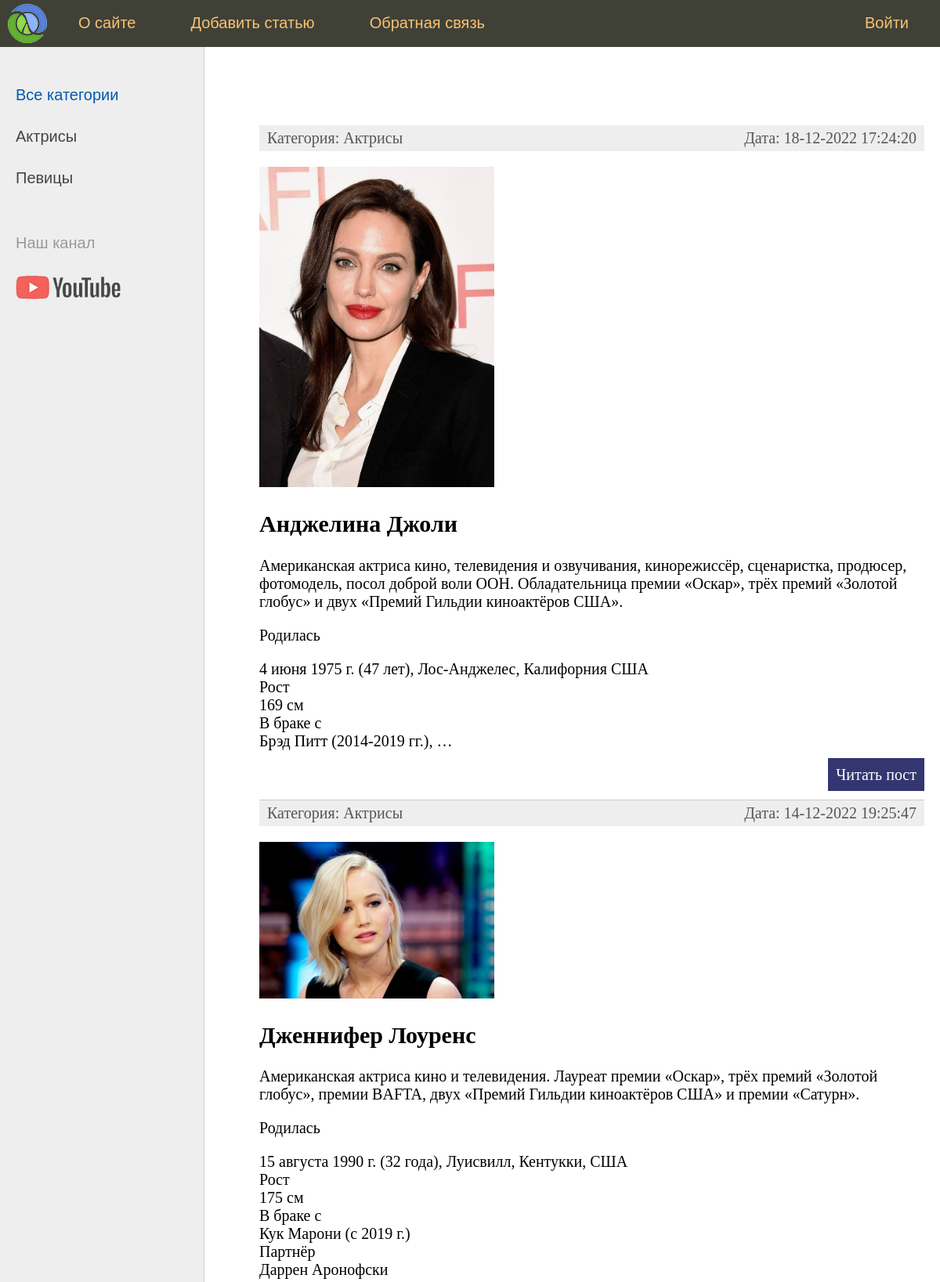
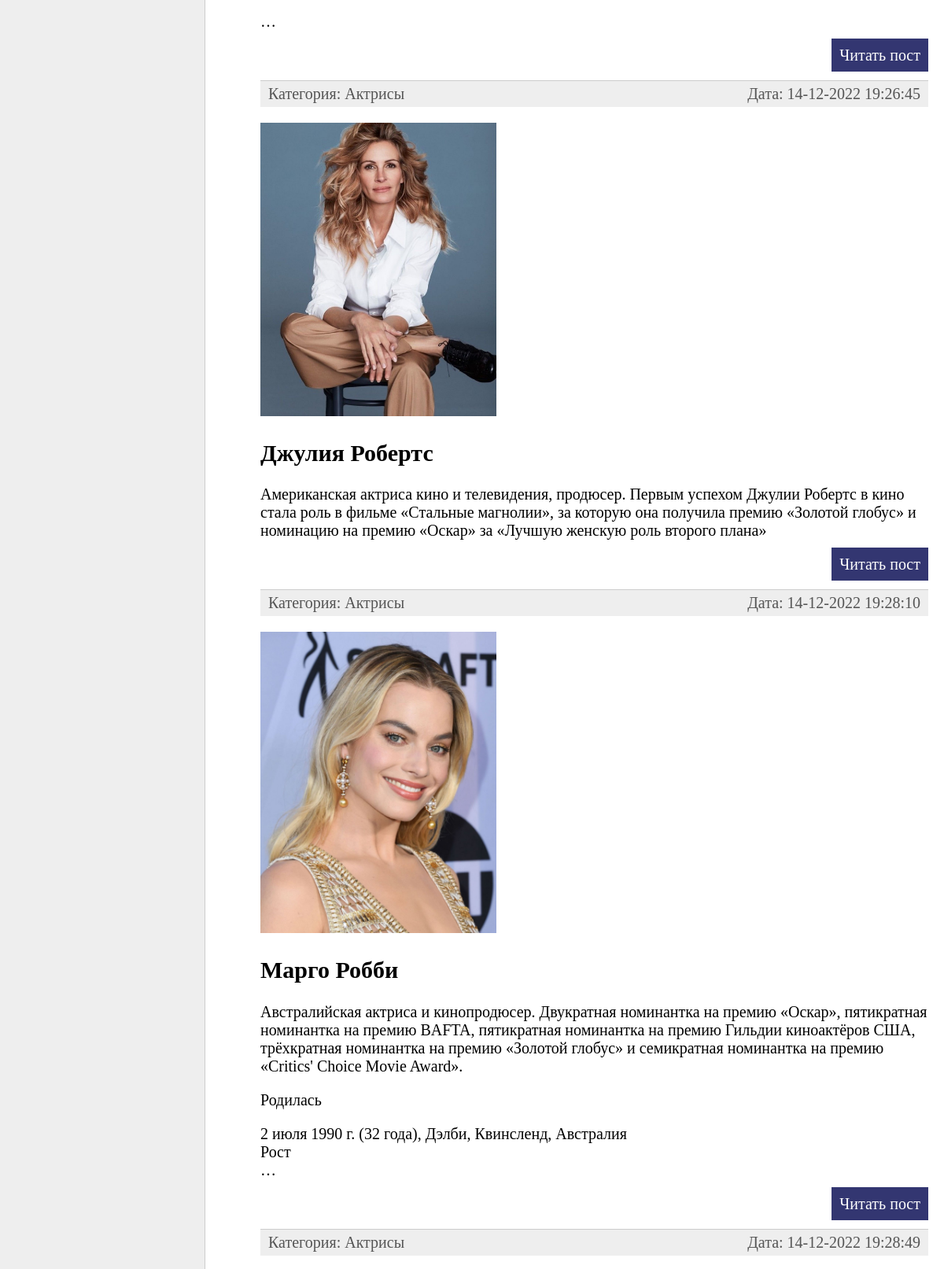
The app's page / (signed in, upper part) with its own data (2 pictures, top to bottom).
### women/models.py (models this page shows, shortened)
class Category(models.Model):
    name = models.CharField(max_length=100, db_index=True)
    slug = models.SlugField(max_length=255, unique=True, verbose_name='URL')
    def __str__(self):
        return self.name
    def get_absolute_url(self):
        return reverse('category', kwargs={'cat_slug': self.slug})
    class Meta:
        verbose_name = 'Категория'
        verbose_name_plural = 'Категории'
        ordering = ['id']

class Women(models.Model):
    title = models.CharField(max_length=255)
    slug = models.SlugField(max_length=255, unique=True, verbose_name='URL')
    content = models.TextField(blank=True)
    photo = models.ImageField(upload_to='photos/%Y/%m/%d/', blank=True)
    time_create = models.DateTimeField(auto_now_add=True)
    time_update = models.DateTimeField(auto_now=True)
    is_published = models.BooleanField(default=True)
    cat = models.ForeignKey('Category', on_delete=models.PROTECT)
    def get_absolute_url(self):
        return reverse('post', kwargs={'post_slug': self.slug})
    class Meta:
        verbose_name = 'Известные женщины'
        verbose_name_plural = 'Известные женщины'
        ordering = ['time_create', 'title']

### women/views.py (the view)
# urls.py: path('', WomenHome.as_view(), name='home'),
class WomenHome(DataMixin, ListView):
    model = Women
    template_name = 'women/index.html'
    context_object_name = 'posts'
    def get_context_data(self, *, object_list=None, **kwargs):
        context = super().get_context_data(**kwargs)
        c_def = self.get_user_context(title="Главная страница")
        return dict(list(context.items()) + list(c_def.items()))
    def get_queryset(self):
        return Women.objects.filter(is_published=True)

### women/utils.py (called while the page is built)
    def get_user_context(self, **kwargs):
        context = kwargs
        cats = Category.objects.annotate(Count('women'))
        user_menu = menu.copy()
        if not self.request.user.is_authenticated:
            user_menu.pop(1)
        context['menu'] = user_menu
        context['cats'] = cats
        if 'cat_selected' not in context:
            context['cat_selected'] = 0
        return context

### women/templates/women/index.html (shortened to what this page needs)
{% extends 'women/base.html' %}
{% block content %}
<ul class="list-articles">
	{% for p in posts %}
			<li><div class="article-panel">
	<p class="first">Категория: {{p.cat}}</p>
	<p class="last">Дата: {{p.time_update|date:"d-m-Y H:i:s"}}</p>
</div>
{% if p.photo %}
	<p><img class="djoli" src="{{p.photo.url}}" width="300" height="200"></p>
{% endif %}
				<h2>{{p.title}}</h2>
	{% autoescape on %}
	{{p.content|linebreaks|truncatewords:50}}
	{% endautoescape %}
			<p class="link-read-post"><a href="{{ p.get_absolute_url }}">Читать пост</a></p>
			</li>
	{% endfor %}
</ul>
{% endblock %}

### women/templates/women/base.html (shortened to what this page needs)
{% load static %}
{% load women_tags %}
<!DOCTYPE html>
<html>
<head>
	<link type="text/css" href="{% static 'women/css/style.css' %}" rel="stylesheet" />
</head>
<body>
<table class="table-page" border=0 cellpadding="0" cellspacing="0">
<tr><td valign=top>
{% block mainmenu %}
		<div class="header">
			<ul id="mainmenu" class="mainmenu">
			<li class="logo"><a href="{% url 'home' %}"><div class="logo"></div></a></li>
{% for m in menu %}
	{% if not forloop.last %}
			<li><a href="{% url m.url_name %}">{{m.title}}</a></li>
	{% else %}
			<li class="last"><a href="{% url m.url_name %}">{{m.title}}</a></li>
	{% endif %}
{% endfor %}
			</ul>
		</div>
{% endblock mainmenu %}
<table class="table-content" border=0 cellpadding="0" cellspacing="0">
<tr>
	<td valign="top" class="left-chapters">
	<ul id="leftchapters">
{% if cat_selected == 0 %}
		<li class="selected">Все категории</li>
{% else %}
		<li><a href="{% url 'home' %}">Все категории</a></li>
{% endif %}
{% for c in cats %}
{% if c.women__count > 0 %}
	{% if c.pk == cat_selected %}
		<li class="selected">{{c.name}}</li>
	{% else %}
		<li><a href="{{ c.get_absolute_url }}">{{c.name}}</a></li>
	{% endif %}
{% endif %}
{% endfor %}
		<li class="share">
		<p>Наш канал</p>
		<a class="share-yt" href="https://www.youtube.com/channel/UClJzWfGWuGJL2t-3dYKcHTA/playlists" target="_blank" rel="nofollow"></a>
		</li>
	</ul>
</td>
<td valign="top" class="content">
	<div class="content-text">
{% block content %}
{% endblock %}
	</div>
</td></tr></table>
</td></tr>
</table>
</body>
</html>

### women/static/women/css/style.css (style rules this page uses)
html, body { font-family: 'Arial'; margin: 0; padding: 0; height: 100%; width: 100%; color: #444; }
a { color: #0059b2; text-decoration: none; }
img { max-width: 600px; height: auto; }
p.link-read-post { text-align: right; }
p.link-read-post a { padding: 10px; min-width: 100px; background: #333671; color: #fff; text-decoration: none; }
div.article-panel { background: #eee; padding: 5px 10px 5px 10px; box-sizing: border-box; overflow: hidden; color: #555; }
div.article-panel p.first { margin: 0; float: left; }
div.article-panel p.last { margin: 0; float: right; }
ul.list-articles { list-style: none; margin: 0; padding: 0; }
ul.list-articles li { border-bottom: 1px solid #ccc; }
.table-page { width: 100%; height: 100%; vertical-align: top; }
.table-page tr { height: 100%; }
.header { background: #3F4137; height: 60px; }
.logo { background: url('../images/logo.png') no-repeat 10px 5px; width: 70px; height: 60px; }
ul.mainmenu { list-style: none; margin: 0; padding: 0; height: 60px; color: #fdc073; font-size: 20px; overflow: hidden; }
ul.mainmenu li { float: left; margin: 18px 40px 0 30px; }
ul.mainmenu li.logo { margin: 0; }
ul.mainmenu li.last { float: right; }
ul.mainmenu li a { color: #fdc073; text-decoration: none; }
.table-content { width: 100%; min-height: 100%; height: 100%; }
.left-chapters { margin: 0; background: #eee; border-right: 1px solid #ccc; min-height: 100%; }
.left-chapters ul { width: 230px; min-height: 100%; margin: 0; padding: 20px 10px 10px 20px; list-style: none; font-size: 20px; }
.left-chapters ul li { margin: 30px 0 0 0; color: #999; }
.left-chapters ul li.selected { color: #0059b2; }
.left-chapters ul li a { color: #444; text-decoration: none; }
.left-chapters ul li.share { margin: 60px 0 0 0; }
.left-chapters ul li.share p { margin: 30px 0 30px 0; }
.left-chapters ul li.share a { display: inline-block; width: 40px; height: 40px; margin: 0 20px 0 0; }
.left-chapters ul li.share a.share-yt { width: 100%; height: 30px; background: url('../images/share_yt.png') no-repeat 0 0 }
.content { padding: 40px 20px 20px 40px; width: 100%; box-sizing: border-box; }
.content-text { margin: 60px 0 0 30px; color: #000; font-size: 20px; font-family: Yandex Sans Display Light; }

### records on screen
Category: name "Актрисы"
Category: name "Певицы"
Women: cat "Актрисы", time_update "18-12-2022 17:24:20", photo (picture), title "Анджелина Джоли", content "Американская актриса кино, телевидения и озвучивания, кинорежиссёр, сценаристка, продюсер, фотомодель, посол доброй воли ООН. Обладательница премии «Оскар», трёх премий «Золотой глобус» и двух «Премий Гильдии киноактёров США». Родилась 4 июня 1975 г. (47 лет), Лос-Анджелес, Калифорния США Рост 169 см В браке с Брэд Питт (2014-2019 гг.), …"
Women: cat "Актрисы", time_update "14-12-2022 19:25:47", photo (picture), title "Дженнифер Лоуренс", content "Американская актриса кино и телевидения. Лауреат премии «Оскар», трёх премий «Золотой глобус», премии BAFTA, двух «Премий Гильдии киноактёров США» и премии «Сатурн». Родилась 15 августа 1990 г. (32 года), Луисвилл, Кентукки, США Рост 175 см В браке с Кук Марони (с 2019 г.) Партнёр Даррен Аронофски …"
Women: cat "Актрисы", time_update "14-12-2022 19:26:45", photo (picture), title "Джулия Робертс", content "Американская актриса кино и телевидения, продюсер. Первым успехом Джулии Робертс в кино стала роль в фильме «Стальные магнолии», за которую она получила премию «Золотой глобус» и номинацию на премию «Оскар» за «Лучшую женскую роль второго плана»"
Women: cat "Актрисы", time_update "14-12-2022 19:28:10", photo (picture), title "Марго Робби", content "Австралийская актриса и кинопродюсер. Двукратная номинантка на премию «Оскар», пятикратная номинантка на премию BAFTA, пятикратная номинантка на премию Гильдии киноактёров США, трёхкратная номинантка на премию «Золотой глобус» и семикратная номинантка на премию «Critics' Choice Movie Award». Родилась 2 июля 1990 г. (32 года), Дэлби, Квинсленд, Австралия Рост …"
Women: cat "Актрисы", time_update "14-12-2022 19:28:49"

### other values on screen
{{ m.title }} "О сайте" "Добавить статью" "Обратная связь"
{{ m.title }} "Войти"
